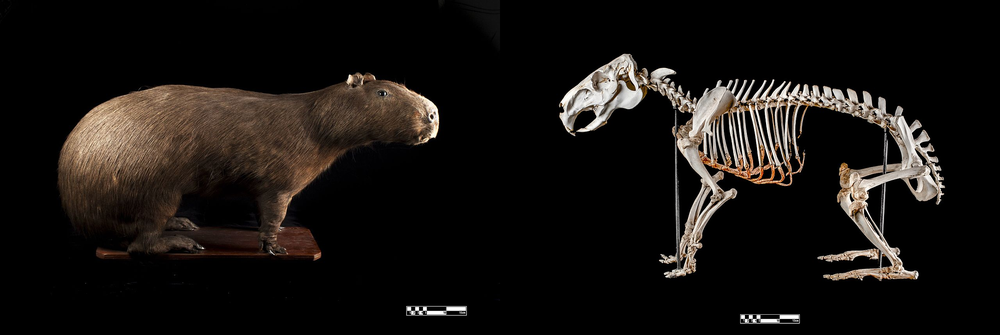
#> input picture labs/le11_image-processing-pt1/capybaras.png, 1000 x 335 px, shrunk from 2560 x 857 before the run, given in place of capybaras.jpg, which was not available
$ jupyter execute --allow-errors lessons_python.ipynb   (older library calls are emulated)   (text cells are left out)
#> lines starting #> are read from the running program, lines starting #| are printed output that depends on the picture; pictures that were not available may be replaced by others from this repository, and a replacement may not be noted
[cell 1]
import numpy as np
import scipy
from matplotlib import pyplot as plt
plt.rcParams["figure.figsize"] = (10,10)

[cell 2]
row_vector = np.array([[1 ,2 ,3]],dtype=np.float)

[cell 3]
row_vector.dtype

[cell 4]
row_vector.shape

[cell 5]
row_vector+row_vector

[cell 6]
row_vector-row_vector

[cell 7]
row_vector*row_vector #elementwise multiplication, same as .* in matlab!

[cell 8]
row_vector@(row_vector.T) # matrix multiplication, same as * in matlab!

[cell 9]
x = np.linspace(0,2*np.pi,num=100)
y = np.sin(x)
plt.plot(x,y) # Here we use matplotlib, which was imported above
plt.show()
#> figure, not shown here; curve peaks at x = 1.59, y = 1

[cell 10]
ind = 0 # Arrays start at 0 (!)
x[ind]

[cell 11]
x[0:10]

[cell 12]
x[::2] # short for x[0:-1:2], where -1 is short for the last element of x

[cell 13]
#answer here

[cell 14]
x[y<0]

[cell 15]
plt.scatter(x[y<0],y[y<0])
plt.show()

[cell 16]
#answer here

[cell 17]
x = np.array([[1,2,3],[4,5,6],[7,8,9]])
x[0:2,0:2] # Selects a 2x2 block.

[cell 18]
image_mpl = plt.imread('/courses/TSBB15/images/capybaras.jpg')
#> image_mpl is the input picture: shape (335, 1000, 4) float32; mean R, G, B, A 0.0908, 0.0768, 0.0662, 1

plt.imshow(image_mpl) #shows some cute capybaras
plt.show()

[cell 19]
import cv2
image_cv2 = cv2.imread('/courses/TSBB15/images/capybaras.jpg')
plt.imshow(image_cv2) #Now the capybaras are blue, since opencv uses bgr instead of rgb
plt.show()

[cell 20]
from PIL import Image
image_pil = Image.open('/courses/TSBB15/images/capybaras.jpg')
print(image_pil)
#| <PIL.PngImagePlugin.PngImageFile image mode=RGBA size=1000x335 at 0x7FE980389A90>
image_pil = np.array(image_pil)
plt.imshow(image_pil) #Now the capybaras are blue, since opencv uses bgr instead of rgb
plt.show()

[cell 21]
kernel_size = 13;
(x,y) = np.meshgrid(np.linspace(-1,1,num=kernel_size),np.linspace(-1,1,num=kernel_size))

[cell 22]
plt.imshow(x)
plt.colorbar()
plt.show()
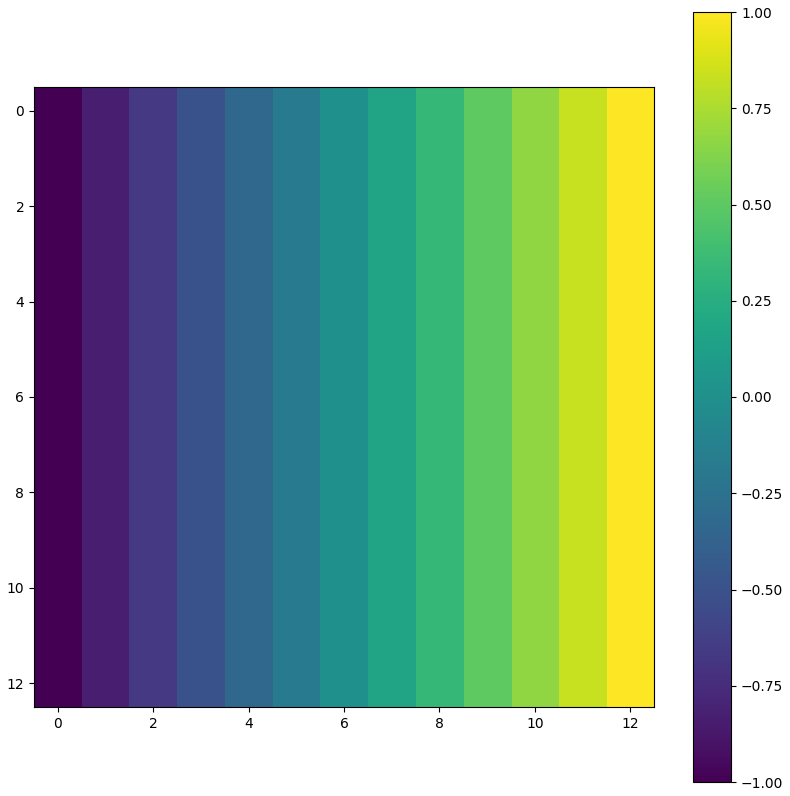
#> figure drawn by matplotlib, 2 panels

[cell 23]
plt.imshow(y)#Note that the y-axis goes down!
plt.colorbar()
plt.show()
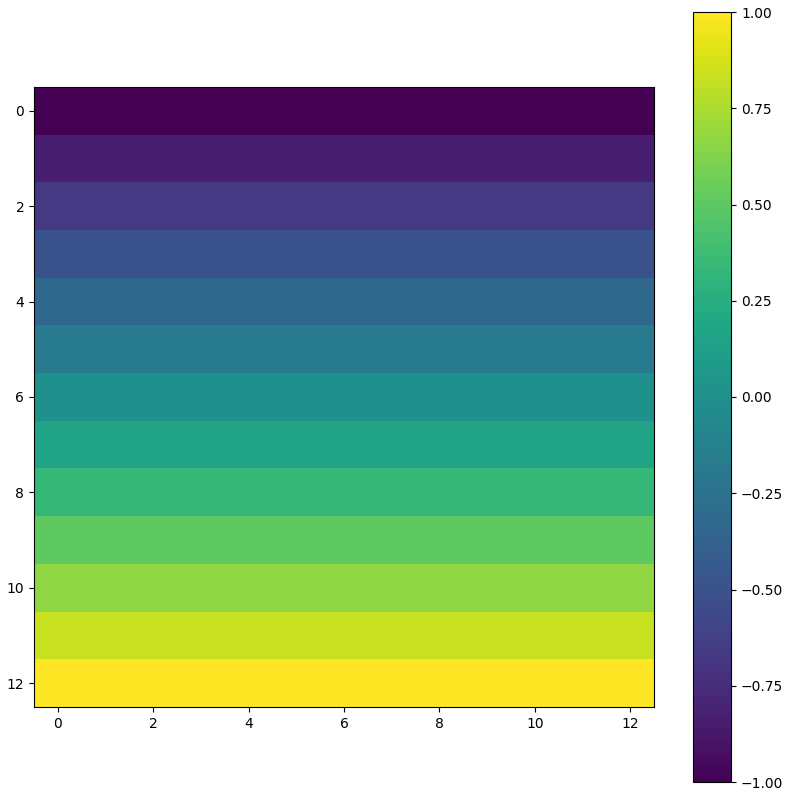
#> figure drawn by matplotlib, 2 panels

#> (a cell that did not finish here is left out)

#> (a cell that did not finish here is left out)

#> (a cell that did not finish here is left out)

[cell 27]
from scipy.signal import convolve2d as conv2

#> (a cell that did not finish here is left out)

#> (a cell that did not finish here is left out)

#> (a cell that did not finish here is left out)

#> (a cell that did not finish here is left out)

#> (a cell that did not finish here is left out)

#> (a cell that did not finish here is left out)

[cell 34]
# Take the fourier transfrom of the image
f_image_pil_r = np.fft.fft2(image_pil[:,:,0])
f_image_pil_g = np.fft.fft2(image_pil[:,:,1])
f_image_pil_b = np.fft.fft2(image_pil[:,:,2])

[cell 35]
# Fourier transform of filter, note that we MUST have the same shape as the image(!!)
zero_padded_lp_filter = np.zeros(image_pil[:,:,0].shape,dtype=np.float)
#> (the rest of this cell did not finish here and is left out)

#> (a cell that did not finish here is left out)

#> (a cell that did not finish here is left out)

#> (a cell that did not finish here is left out)

[cell 39]
kernel_size = 7
sigma = 1.5
x = np.linspace(-(kernel_size//2),kernel_size//2,num=kernel_size)[np.newaxis,:]
g = np.exp(-x**2/(2*sigma**2))
g = g/np.sum(g)
df = -x*g/(sigma**2)

[cell 40]
plt.plot(x[0],df[0])
plt.show()
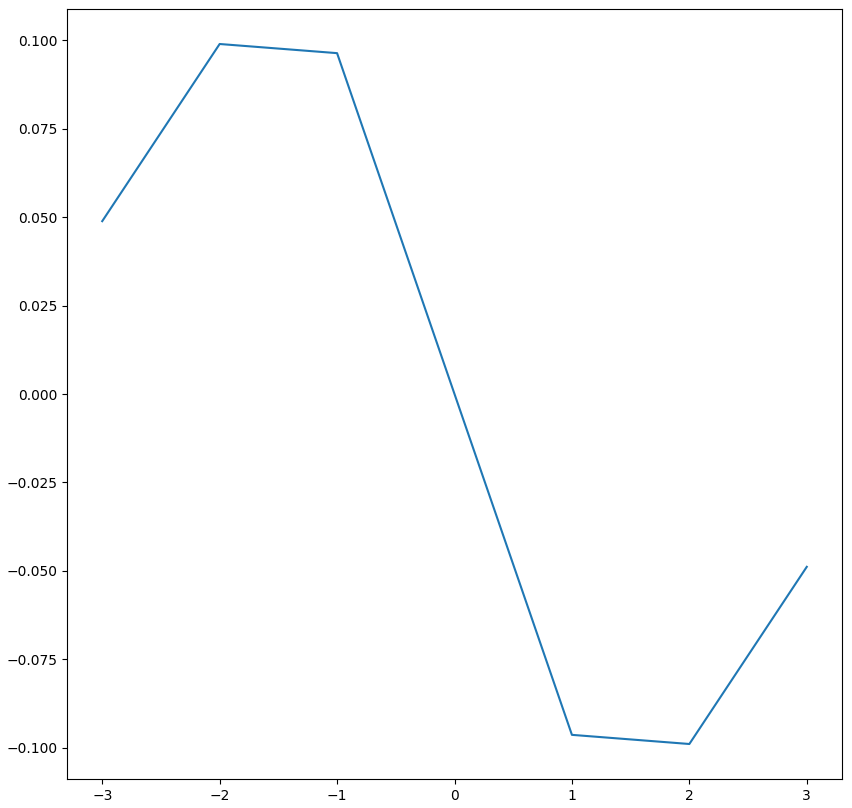
#> figure drawn by matplotlib, 1 panel

[cell 41]
image_pil = Image.open('/courses/TSBB15/images/capybaras.jpg')
image_pil_gray = np.mean(np.array(image_pil),axis=-1)
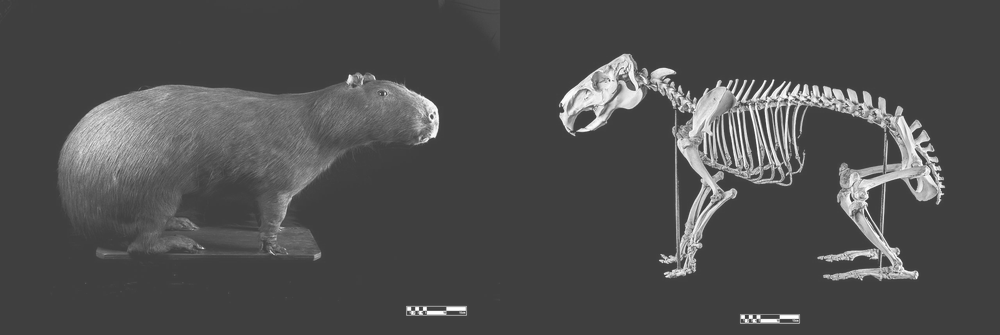
#> image_pil_gray: shape (335, 1000) float64; min 63.75, max 255, mean 78.7
dx = conv2(conv2(image_pil_gray,df,mode='same'),g.T,mode='same')
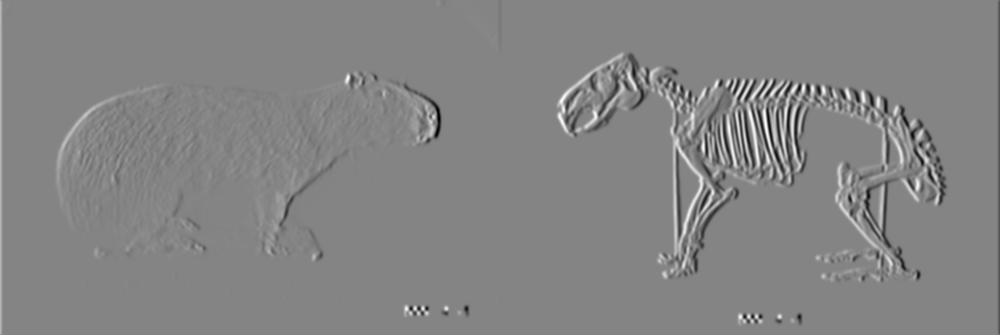
#> dx: shape (335, 1000) float64; min -41.97, max 38.91, mean 0; drawn with min black and max white
dy = conv2(conv2(image_pil_gray,df.T,mode='same'),g,mode='same')
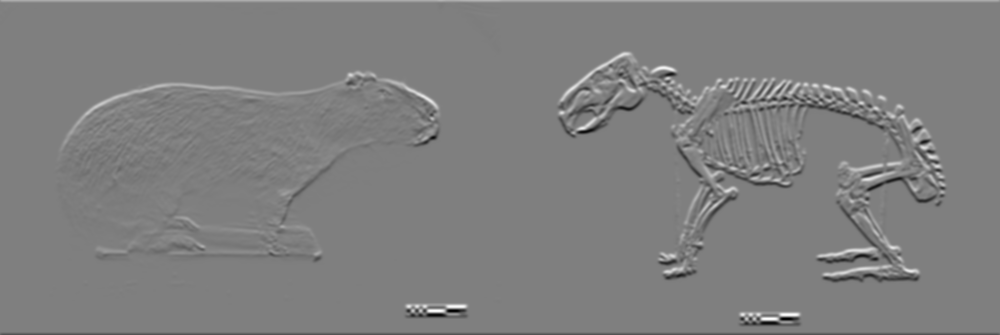
#> dy: shape (335, 1000) float64; min -45.52, max 45.66, mean 0; drawn with min black and max white

[cell 42]
plt.figure()
plt.subplot(1,2,1)
plt.imshow(dx)
plt.subplot(1,2,2)
plt.imshow(dy)
plt.show()

[cell 43]
z = dx + 1j*dy
from lab2 import gopimage
gopimage(z)#You should see (parts of) a colorful and noisy capybara
#> (this line was passed over: lab2 is not available in this run)

[cell 44]
T = np.zeros_like(image_pil)
Tlp = np.zeros_like(T)
T [: ,: ,0] = dx * dx
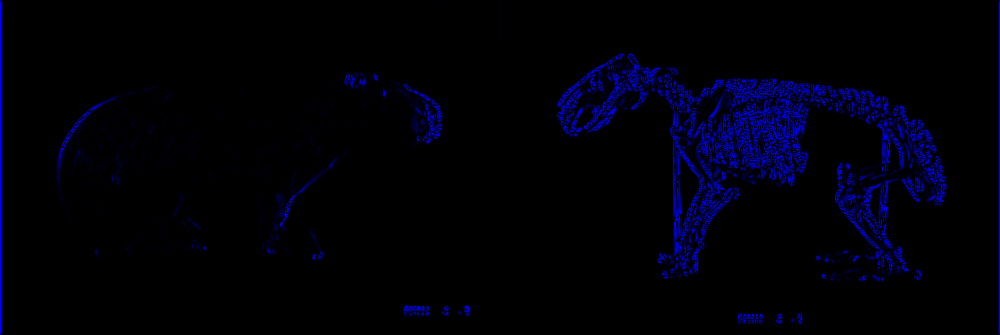
#> T: shape (335, 1000, 4); mean of channels 0, 1, 2, 3 9.3, 0, 0, 0; drawn as B, G, R
T [: ,: ,1] = dx * dy
T [: ,: ,2] = dy * dy
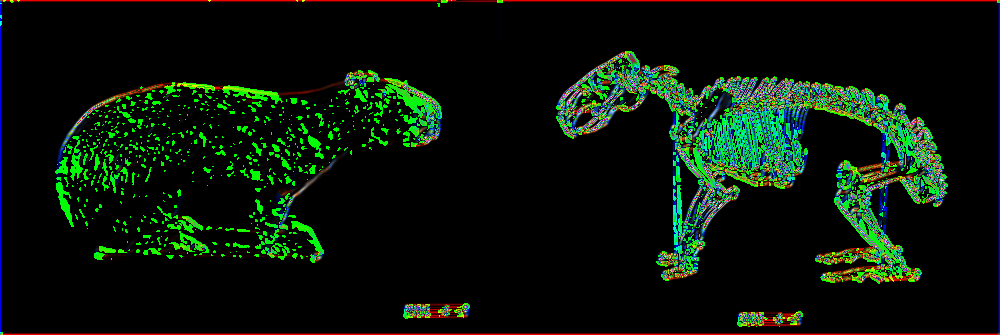
#> T: shape (335, 1000, 4); mean of channels 0, 1, 2, 3 9.3, 21.1, 9.5, 0; drawn as B, G, R

[cell 45]
sigma = 3.0
kernel_size = 25
lp = np.exp(-0.5*(np.linspace(-(kernel_size//2) ,kernel_size//2,num=kernel_size)/ sigma )**2)[np.newaxis,:]
lp = lp/np.sum(lp) # normalize the filter
Tlp[: ,: ,0] = conv2 ( conv2 ( T [: ,: ,0] , lp , mode ='same') , lp.T , mode ='same')
Tlp[: ,: ,1] = conv2 ( conv2 ( T [: ,: ,1] , lp , mode ='same') , lp.T , mode ='same')
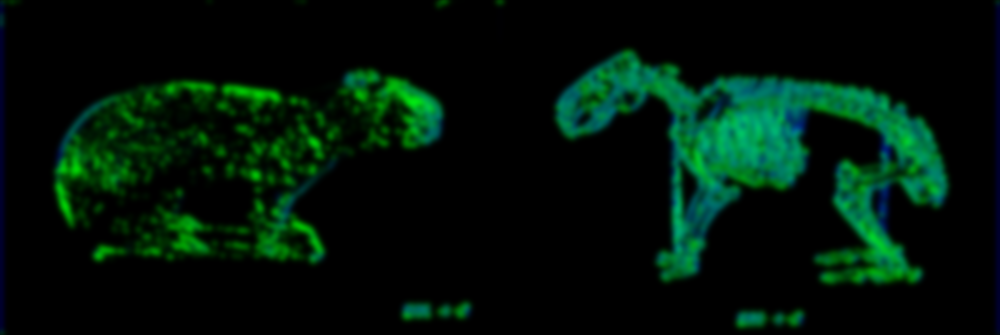
#> Tlp: shape (335, 1000, 4); mean of channels 0, 1, 2, 3 8.9, 20.9, 0, 0; drawn as B, G, R
Tlp[: ,: ,2] = conv2 ( conv2 ( T [: ,: ,2] , lp , mode ='same') , lp.T , mode ='same')
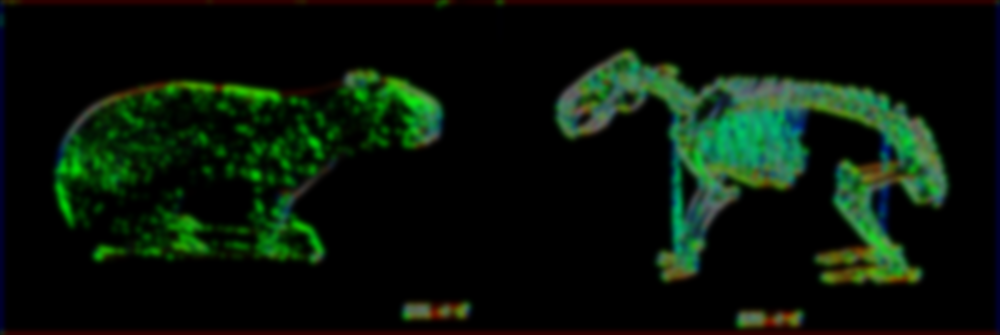
#> Tlp: shape (335, 1000, 4); mean of channels 0, 1, 2, 3 8.9, 20.9, 8.5, 0; drawn as B, G, R

[cell 46]
z = Tlp[:,:,0]-Tlp[:,:,2]+2j*Tlp[:,:,1]

[cell 47]
gopimage(z)#You should see (parts of) a colorful and noisy capybara
#> (this line was passed over: lab2 is not available in this run)
